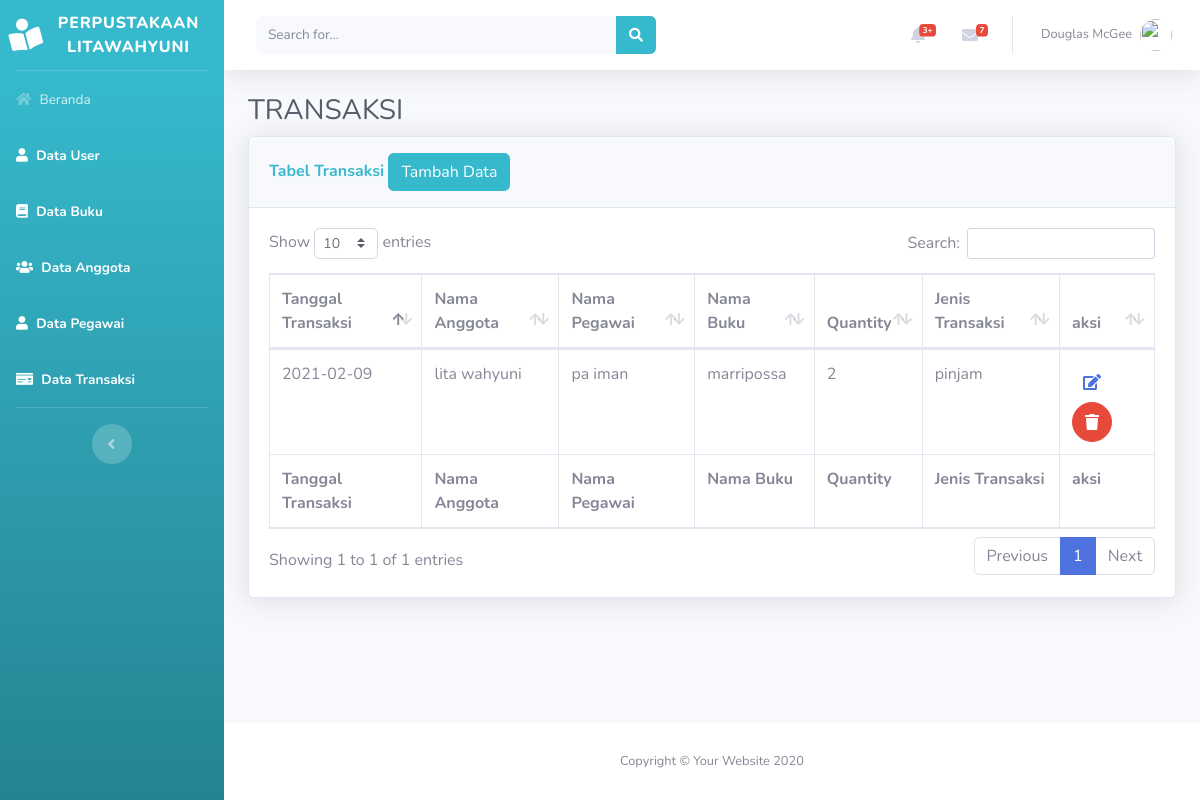
Page /beranda.php?page=transaksi on the committed database.
### tables this page shows
CREATE TABLE `tabel_transaksi` (
  `id` int(5) NOT NULL,
  `tanggal_transaksi` date NOT NULL,
  `id_anggota` int(5) NOT NULL,
  `id_pegawai` int(5) NOT NULL,
  `id_buku` int(7) NOT NULL,
  `quantity` int(2) NOT NULL,
  `jenis_transaksi` enum('pinjam','kembali') NOT NULL
);

CREATE TABLE `tabel_anggota` (
  `id_anggota` int(5) NOT NULL,
  `nama_anggota` varchar(50) NOT NULL,
  `jenis_kelamin` enum('l','p') NOT NULL,
  `alamat` text NOT NULL,
  `no_hp` varchar(20) NOT NULL
);

CREATE TABLE `tabel_pegawai` (
  `id_pegawai` int(5) NOT NULL,
  `nama_pegawai` varchar(50) NOT NULL,
  `jenis_kelamin` enum('l','p') NOT NULL,
  `alamat` text NOT NULL,
  `no_hp` varchar(20) NOT NULL,
  `jabatan` varchar(30) NOT NULL
);

CREATE TABLE `tabel_buku` (
  `id` int(11) NOT NULL,
  `isbn` varchar(7) NOT NULL,
  `nama_buku` varchar(30) NOT NULL,
  `penulis` varchar(50) NOT NULL,
  `penerbit` varchar(50) NOT NULL,
  `tahun_terbit` year(4) NOT NULL
);

### views/transaksi/transaksi.php (the view, shortened to what this page needs)
<div class="container-fluid">
    <h1 class="h3 mb-2 text-gray-800">TRANSAKSI</h1>
    <div class="card shadow mb-4">
        <div class="card-header py-3">
            <h6 class="m-0 font-weight-bold text-info">Tabel Transaksi
            <a href="beranda.php?page=transaksi&aksi=add">
                <button class="btn btn-info">Tambah Data</button>
                </a>
            </h6>
        </div>
        <div class="card-body">
            <div class="table-responsive">
                <table class="table table-bordered" id="dataTable" width="100%" cellspacing="0">
                    <thead>
                        <tr>
                            <th>Tanggal Transaksi</th>
                            <th>Nama Anggota</th>
                            <th>Nama Pegawai</th>
                            <th>Nama Buku</th>
                            <th>Quantity</th>
                            <th>Jenis Transaksi</th>
                            <th>aksi</th>
                        </tr>
                    </thead>
                    <tfoot>
                        <tr>
                           <th>Tanggal Transaksi</th>
                           <th>Nama Anggota</th>
                           <th>Nama Pegawai</th>
                           <th>Nama Buku</th>
                           <th>Quantity</th>
                           <th>Jenis Transaksi</th>
                           <th>aksi</th>
                        </tr>
                    </tfoot>
                    <tbody>
                    <?php
                        $sql = "SELECT tr.*,agt.nama_anggota,pgw.nama_pegawai,bk.nama_buku from tabel_transaksi tr
                        left join tabel_anggota agt on  tr.id_anggota = agt.id_anggota
                        left join tabel_pegawai pgw on  tr.id_pegawai = pgw.id_pegawai
                        left join tabel_buku bk on tr.id = bk.id";
                        $show = $database->query($sql);
                        foreach($show as $transaksi):
                    ?>
                        <tr>
                            <td><?php echo $transaksi['tanggal_transaksi']?></td>
                            <td><?php echo $transaksi['nama_anggota']?></td>
                            <td><?php echo $transaksi['nama_pegawai']?></td>
                            <td><?php echo $transaksi['nama_buku']?></td>
                            <td><?php echo $transaksi['quantity']?></td>
                            <td><?php echo $transaksi['jenis_transaksi']?></td>
                            <td>
                            <a href="beranda.php?page=transaksi&aksi=edit&id=<?php echo $transaksi['id_transaksi']?>"
                                class="btn-btn info btn-circle">
                                    <i class="fas fa-edit"></i>
                                    </a>
                                <a href="model/transaksi/prosesdeletetransaksi.php?id=<?php echo $transaksi['id_transaksi']?>"
                                class="btn btn-danger btn-circle">
                                    <i class="fas fa-trash"></i>
                                    </a>
                            </td>
                        </tr>
                        <?php endforeach; ?>
                    </tbody>
                 </table>
            </div>
        </div>
    </div>
</div>

### rows in the picture
tabel_transaksi: tanggal_transaksi "2021-02-09", id_anggota.nama_anggota "lita wahyuni", id_pegawai.nama_pegawai "pa iman", tabel_buku.nama_buku "marripossa", quantity "2", jenis_transaksi "pinjam"
